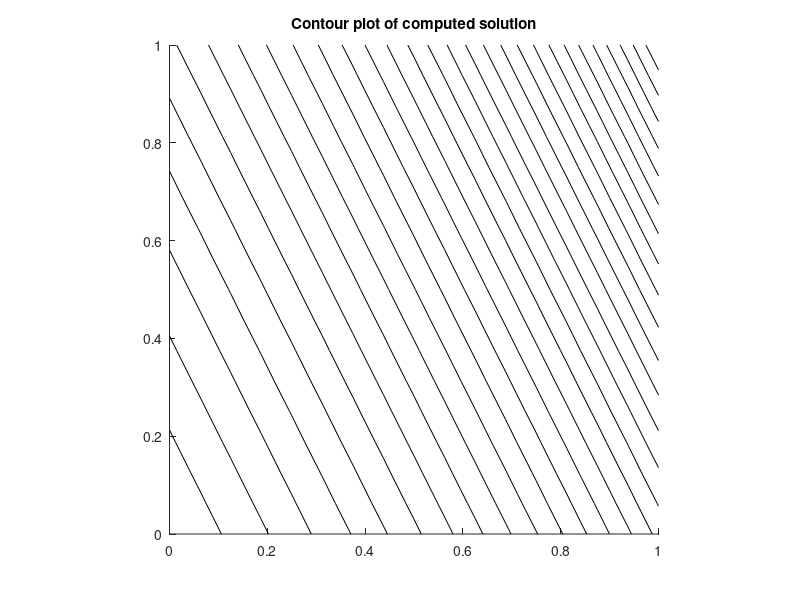

Source code (MATLAB):

% poisson2.m  -- solve the Poisson problem u_{xx} + u_{yy} = f(x,y)
% on [a,b] x [a,b].  
% 
% The 5-point Laplacian is used at interior grid points.
% This system of equations is then solved using backslash.
% 
% From  http://www.amath.washington.edu/~rjl/fdmbook/chapter3  (2007)
clear all; close all;

a = 0; 
b = 1; 
m = 15;

h = (b-a)/(m+1)
x = linspace(a,b,m+2);   % grid points x including boundaries
y = linspace(a,b,m+2);   % grid points y including boundaries


[X,Y] = meshgrid(x,y);      % 2d arrays of x,y values
X = X';                     % transpose so that X(i,j),Y(i,j) are
Y = Y';                     % coordinates of (i,j) point

Iint = 2:m+1;              % indices of interior points in x
Jint = 2:m+1;              % indices of interior points in y
Xint = X(Iint,Jint);       % interior points
Yint = Y(Iint,Jint);

f = @(x,y) 1.25*exp(x+y/2);         % f(x,y) function

rhs = f(Xint,Yint);        % evaluate f at interior points for right hand side
                           % rhs is modified below for boundary conditions.

utrue = exp(X+Y/2);        % true solution for test problem

% set boundary conditions around edges of usoln array:

usoln = utrue;              % use true solution for this test problem
                            % This sets full array, but only boundary values
                            % are used below.  For a problem where utrue
                            % is not known, would have to set each edge of
                            % usoln to the desired Dirichlet boundary values.


% adjust the rhs to include boundary terms:
rhs(:,1) = rhs(:,1) - usoln(Iint,1)/h^2;
rhs(:,m) = rhs(:,m) - usoln(Iint,m+2)/h^2;
rhs(1,:) = rhs(1,:) - usoln(1,Jint)/h^2;
rhs(m,:) = rhs(m,:) - usoln(m+2,Jint)/h^2;


% convert the 2d grid function rhs into a column vector for rhs of system:
F = reshape(rhs,m*m,1);

% form matrix A:
I = speye(m);
e = ones(m,1);
T = spdiags([e -4*e e],[-1 0 1],m,m);
S = spdiags([e e],[-1 1],m,m);
A = (kron(I,T) + kron(S,I)) / h^2;


% Solve the linear system:
uvec = A\F;  

% reshape vector solution uvec as a grid function and 
% insert this interior solution into usoln for plotting purposes:
% (recall boundary conditions in usoln are already set) 

usoln(Iint,Jint) = reshape(uvec,m,m);

% assuming true solution is known and stored in utrue:
infn= norm(usoln-utrue,inf)
err = max(max(abs(usoln-utrue)));   
fprintf('Error relative to true solution of PDE = %10.3e \n',err)

% plot results:

clf
hold on

% plot grid:
% plot(X,Y,'g');  plot(X',Y','g')

% plot solution:
contour(X,Y,usoln,30,'k')

axis([a b a b])
daspect([1 1 1])
title('Contour plot of computed solution')
hold off

